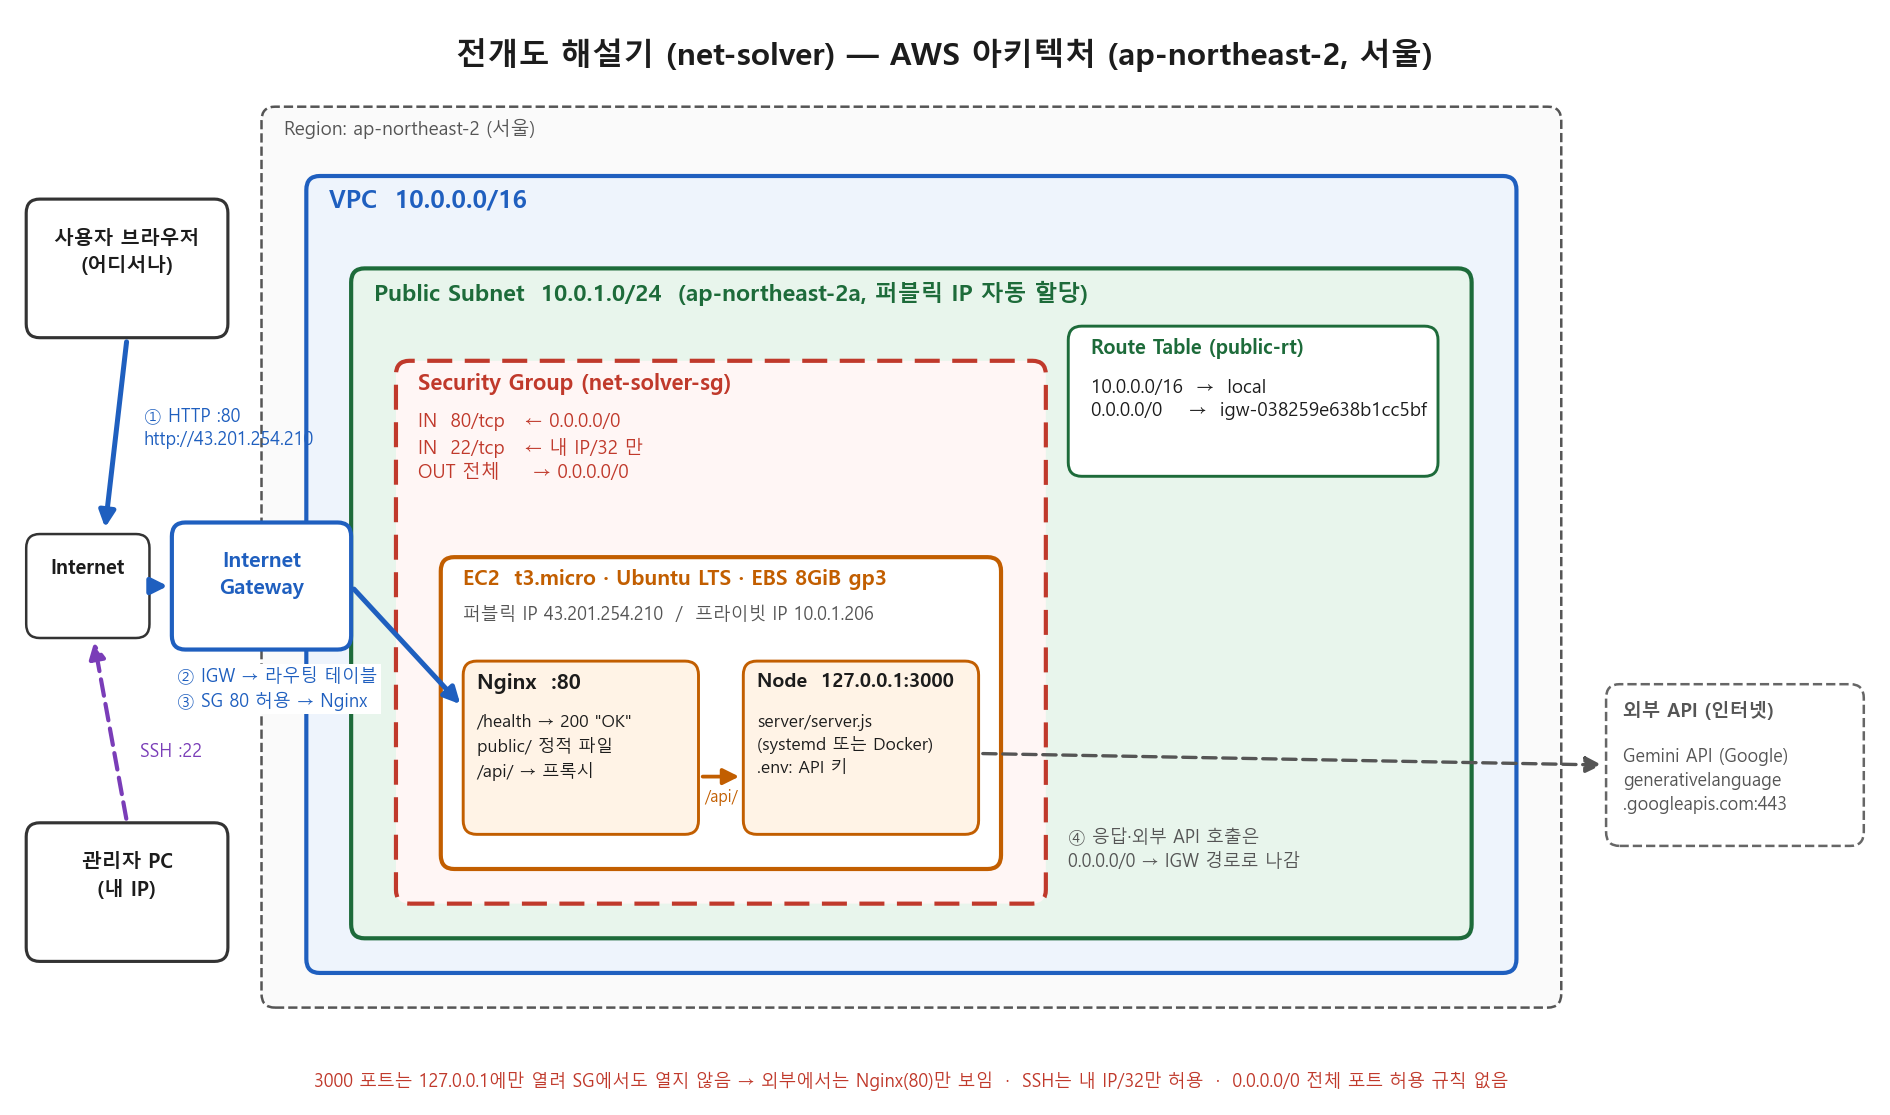

Write the Python code that produced this figure.
import sys
import matplotlib
matplotlib.use("Agg")
import matplotlib.pyplot as plt
from matplotlib.patches import FancyBboxPatch, FancyArrowPatch

plt.rcParams["font.family"] = "Malgun Gothic"
out = sys.argv[1]

fig, ax = plt.subplots(figsize=(16, 9.4), dpi=150)
ax.set_xlim(0, 166); ax.set_ylim(-4, 90); ax.axis("off")

def box(x, y, w, h, fc, ec, lw=1.6, ls="-", r=1.2):
    ax.add_patch(FancyBboxPatch((x, y), w, h, boxstyle=f"round,pad=0,rounding_size={r}",
                                fc=fc, ec=ec, lw=lw, ls=ls))

def text(x, y, s, size=10, weight="normal", color="#1c1c1c", ha="left", va="top"):
    ax.text(x, y, s, fontsize=size, fontweight=weight, color=color, ha=ha, va=va, linespacing=1.4)

def arrow(p, q, color, lw=2.2, ls="-", rad=0.0):
    ax.add_patch(FancyArrowPatch(p, q, arrowstyle="-|>", mutation_scale=16, color=color, lw=lw,
                                 ls=ls, connectionstyle=f"arc3,rad={rad}"))

BLUE, ORANGE, GREEN, RED, GRAY = "#1f5fbf", "#c25e00", "#1d6b3a", "#c0392b", "#555"

text(83, 88, "전개도 해설기 (net-solver) — AWS 아키텍처 (ap-northeast-2, 서울)", 15, "bold", ha="center")

# Region / VPC / Subnet
box(22, 4, 116, 78, "#fafafa", GRAY, 1.2, "--"); text(24, 81, "Region: ap-northeast-2 (서울)", 9, color=GRAY)
box(26, 7, 108, 69, "#eef4fc", BLUE, 2); text(28, 75, "VPC  10.0.0.0/16", 12, "bold", BLUE)
box(30, 10, 100, 58, "#e8f5ec", GREEN, 2); text(32, 67, "Public Subnet  10.0.1.0/24  (ap-northeast-2a, 퍼블릭 IP 자동 할당)", 11, "bold", GREEN)

# Route table
box(94, 50, 33, 13, "#ffffff", GREEN, 1.4)
text(96, 62, "Route Table (public-rt)", 9.5, "bold", GREEN)
text(96, 58.5, "10.0.0.0/16  →  local\n0.0.0.0/0    →  igw-038259e638b1cc5bf", 9, color="#1c1c1c")

# Security group
box(34, 13, 58, 47, "#fff6f5", RED, 2, (0, (6, 3)))
text(36, 59, "Security Group (net-solver-sg)", 10.5, "bold", RED)
text(36, 55.5, "IN  80/tcp   ← 0.0.0.0/0\nIN  22/tcp   ← 내 IP/32 만\nOUT 전체     → 0.0.0.0/0", 9, color=RED)

# EC2
box(38, 16, 50, 27, "#ffffff", ORANGE, 2)
text(40, 42, "EC2  t3.micro · Ubuntu LTS · EBS 8GiB gp3", 10, "bold", ORANGE)
text(40, 38.8, "퍼블릭 IP 43.201.254.210  /  프라이빗 IP 10.0.1.206", 8.5, color=GRAY)
box(40, 19, 21, 15, "#fff3e6", ORANGE, 1.4)
text(41.2, 33, "Nginx  :80", 10, "bold")
text(41.2, 29.5, "/health → 200 \"OK\"\npublic/ 정적 파일\n/api/ → 프록시", 8.3)
box(65, 19, 21, 15, "#fff3e6", ORANGE, 1.4)
text(66.2, 33, "Node  127.0.0.1:3000", 9.3, "bold")
text(66.2, 29.5, "server/server.js\n(systemd 또는 Docker)\n.env: API 키", 8.3)
arrow((61, 24), (65, 24), ORANGE, 1.8)
text(63, 23, "/api/", 7.5, color=ORANGE, ha="center")

# IGW on VPC edge
box(14, 35, 16, 11, "#ffffff", BLUE, 2)
text(22, 43.6, "Internet\nGateway", 10, "bold", BLUE, ha="center")

# Outside
box(1, 62, 18, 12, "#ffffff", "#333", 1.5); text(10, 71.5, "사용자 브라우저\n(어디서나)", 9.5, "bold", ha="center")
box(1, 8, 18, 12, "#ffffff", "#333", 1.5); text(10, 17.5, "관리자 PC\n(내 IP)", 9.5, "bold", ha="center")
box(1, 36, 11, 9, "#ffffff", "#333", 1.2); text(6.5, 43, "Internet", 9.5, "bold", ha="center")
box(142, 18, 23, 14, "#ffffff", "#666", 1.2, "--")
text(143.5, 30.5, "외부 API (인터넷)", 9, "bold", GRAY)
text(143.5, 26.5, "Gemini API (Google)\ngenerativelanguage\n.googleapis.com:443", 8.5, color=GRAY)

# Flows
arrow((10, 62), (8, 45.2), BLUE, 2.4)                    # user -> internet
text(11.5, 56, "① HTTP :80\nhttp://43.201.254.210", 8.5, color=BLUE)
arrow((10, 20), (7, 36), "#7a3db8", 2, (0, (4, 2)))      # admin -> internet
text(11.2, 27, "SSH :22", 8.5, color="#7a3db8")
arrow((12, 40.5), (14, 40.5), BLUE, 2.4)                 # internet -> igw
arrow((30, 40.5), (40, 30), BLUE, 2.4)                   # igw -> nginx (through SG)
ax.text(14.5, 33.5, "② IGW → 라우팅 테이블\n③ SG 80 허용 → Nginx", fontsize=8.5, color=BLUE, va="top", linespacing=1.4,
        bbox=dict(fc="white", ec="none", pad=1.5), zorder=5)
arrow((86, 26), (142, 25), GRAY, 1.6, (0, (4, 2)), 0.0)  # node -> gemini
text(94, 19.5, "④ 응답·외부 API 호출은\n0.0.0.0/0 → IGW 경로로 나감", 8.5, color=GRAY)

text(80, -3.2, "3000 포트는 127.0.0.1에만 열려 SG에서도 열지 않음 → 외부에서는 Nginx(80)만 보임  ·  SSH는 내 IP/32만 허용  ·  0.0.0.0/0 전체 포트 허용 규칙 없음",
     8.5, color=RED, ha="center", va="bottom")

fig.savefig(out, bbox_inches="tight", facecolor="white")
print("saved", out)
